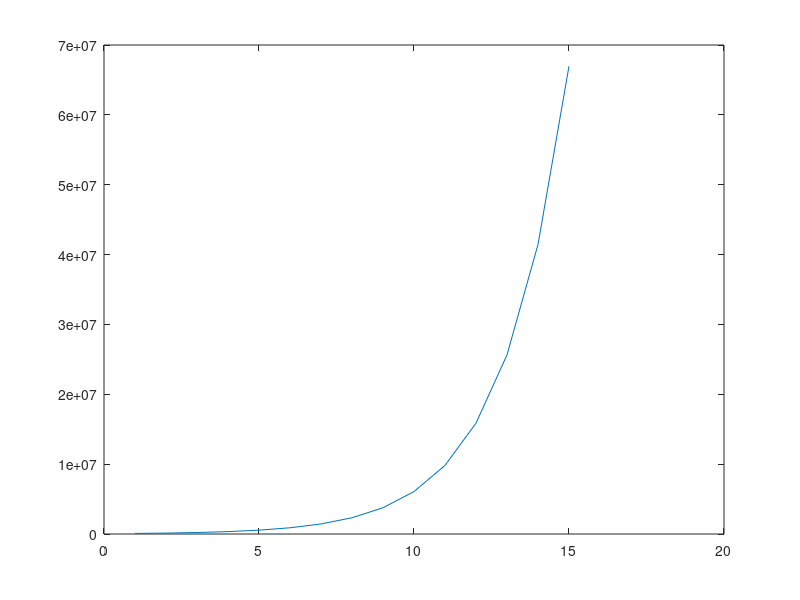

Recreate this plot in MATLAB.
clearvars
clc
close all

r=0.48;
sizeC=50e3;
eqPop=4;
N_Ini=50e3;
tot_eq_pop=11.35e6;

T_Neq=1/r*(log(tot_eq_pop/N_Ini));
disp(num2str(T_Neq))


totTime=15;
dt=1;
time=1:dt:totTime;
N2=exp(time*r+log(N_Ini));
plot(time,N2)